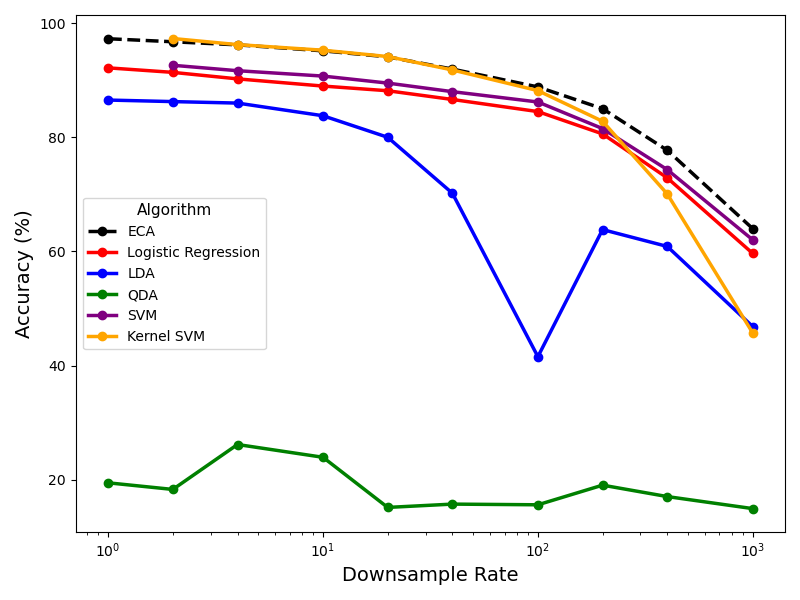

Reproduce this figure in Python.
import pandas as pd
import matplotlib.pyplot as plt

# Prepare the data
data = {
    "Downsample Fraction": [0.001, 0.0025, 0.005, 0.01, 0.025, 0.05, 0.1, 0.25, 0.5, 1],
    "ECA": [63.99, 77.72, 85.01, 88.82, 91.94, 94.09, 95.14, 96.19, 96.73, 97.26],
    "Logistic Regression": [59.65, 72.89, 80.59, 84.50, 86.62, 88.15, 88.97, 90.23, 91.37, 92.16],
    "LDA": [46.84, 60.88, 63.83, 41.57, 70.20, 80.00, 83.77, 85.99, 86.25, 86.52],
    "QDA": [14.96, 17.07, 19.07, 15.63, 15.75, 15.17, 23.95, 26.19, 18.32, 19.48],
    "SVM": [62.03, 74.33, 81.52, 86.18, 87.99, 89.49, 90.72, 91.66, 92.61, None],
    "Kernel SVM": [45.72, 70.07, 82.80, 88.17, 91.79, 94.14, 95.25, 96.23, 97.30, None]
}

# Create a DataFrame
df_data = pd.DataFrame(data)

# Calculate the downsample rate as 1/fraction
df_data["Downsample Rate"] = 1 / df_data["Downsample Fraction"]

# Plotting
plt.figure(figsize=(8, 6))
for col in df_data.columns[1:-1]:  # Exclude Downsample Fraction and Downsample Rate columns
    linestyle = '--' if col == "ECA" else '-'  # Dashed line for ECA, solid for others
    plt.plot(df_data["Downsample Rate"], df_data[col], label=col, marker='o', linewidth=2.5, linestyle=linestyle)

# Set colors for better distinction
colors = {
    'ECA': 'black',
    'Logistic Regression': 'red',
    'LDA': 'blue',
    'QDA': 'green',
    'SVM': 'purple',
    'Kernel SVM': 'orange'
}
for line in plt.gca().get_lines():
    line.set_color(colors.get(line.get_label(), 'gray'))

# Axis labels and legend
plt.xlabel('Downsample Rate', fontsize=14)
plt.ylabel('Accuracy (%)', fontsize=14)
plt.legend(title='Algorithm', fontsize=10, title_fontsize=11)
plt.xscale('log')  # Set x-axis to log scale

# Customize tick parameters
plt.xticks(fontsize=10)
plt.yticks(fontsize=10)

# Remove grid
plt.grid(False)

plt.tight_layout()

plt.show()
